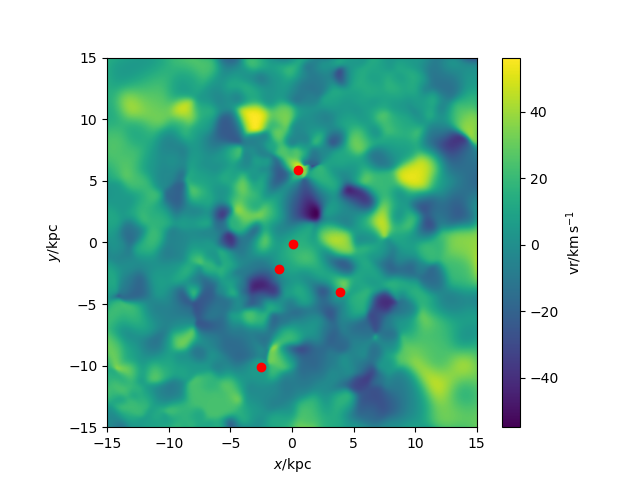

The Python source for this figure:
#cosmo 25 gas velocity code
import pynbody
import numpy as np
import pandas as pd
import pynbody.plot.sph as sph
import matplotlib.pyplot as plt
from pynbody import filt, array

#loading snapshot
s=pynbody.load('/mnt/data0/jillian/gguaman/cosmo25p.768sg1bwK1BHe75.008192')
s.physical_units()

#centering halo
pynbody.analysis.angmom.faceon(s)

#creating gas velocity plot
sph.image(s.g,qty="vr",width=30,denoise=True,approximate_fast=False,log=False)

#function to find BH
def findBH(s):
    BHfilter = pynbody.filt.LowPass('tform',0.0)
    BH = s.stars[BHfilter]
    return BH
BH = findBH(s)
print("The number of black holes is",len(BH))

#distance BH is from galaxy
#with pynbody.analysis.halo.center(s, mode='hyb'):
print([s],['pos'])

BHposition = BH['pos']
print("The black hole's position is", BHposition)

for i in range(len(BH)):
    BHx=BHposition[[i],0]
    BHy=BHposition[[i],1]
    BHz=BHposition[[i],2]
    plt.plot(BHx,BHy, 'ro')

#plt.show()
plt.savefig("cosmo25_velocity.png")
